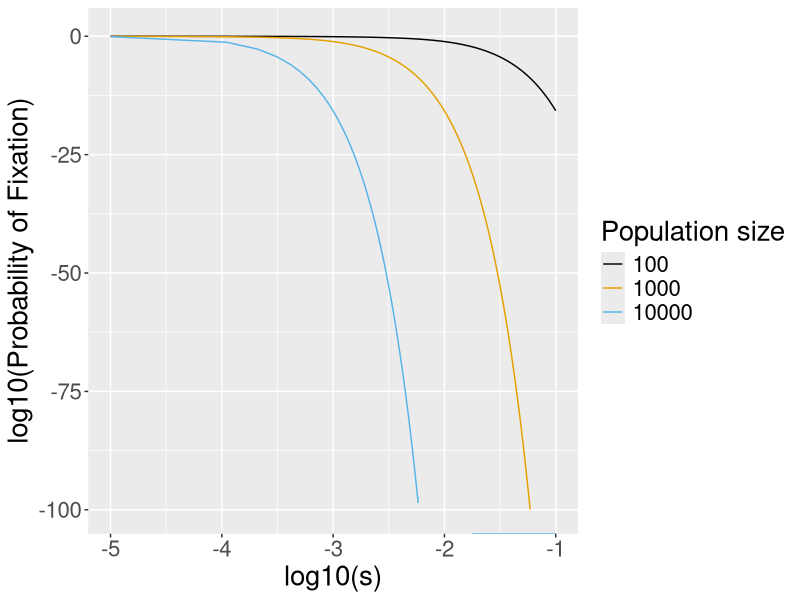

Here is the R script that generated this plot:
## ---- chunk 1
knitr::opts_chunk$set(echo = TRUE)
library(ggplot2)
library(reshape2)
# The palette with gray:
cbPalette <- c("#999999", "#E69F00", "#56B4E9", "#009E73", "#F0E442", "#0072B2", "#D55E00", "#CC79A7")
# The palette with black:
cbbPalette <- c("#000000", "#E69F00", "#56B4E9", "#009E73", "#F0E442", "#0072B2", "#D55E00", "#CC79A7")
## ---- chunk 2
# Set parameters ----
N = c(100, 1000, 10000)
s = -seq(from = 0.00001, to = 0.1, by = 0.0001)
x = expand.grid(N = N, s = s)

Ns = x$N*x$s
x <- cbind(x, Ns)

Pfix = ifelse(x$Ns != 0, (1-exp(-2*x$Ns/x$N))/(1- exp(-4*x$Ns)), 1/(2*x$N))
Pfix_neutral = 1/(2*x$N)
Pfix_over_Pfixneutral = Pfix/Pfix_neutral

x <- cbind(x, Pfix, Pfix_neutral, Pfix_over_Pfixneutral)
## ---- chunk 3
datatoplot <- subset(x, select = c(s, Pfix_over_Pfixneutral, Pfix, N))
p_Pfix_over_Pfixneutral <- ggplot(datatoplot, aes(x = log10(-s), y = log10(Pfix_over_Pfixneutral), color = as.factor(N))) +
                    geom_line() +
                    labs(x = "log10(s)", y = "log10(Probability of Fixation)", color = "Population size") +
                    scale_colour_manual(values=cbbPalette) +
                    theme(text = element_text(size = 20)) +
                    ylim(-100, 1)
p_Pfix_over_Pfixneutral
